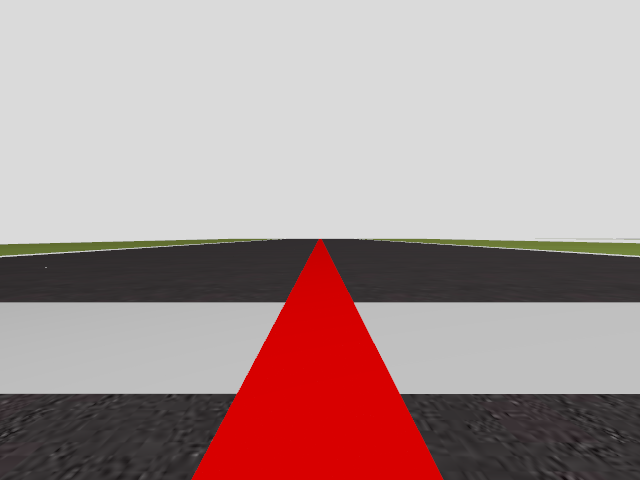
#> input picture runs/smoke-pose-worker/reset_0.png, 640 x 480 px
$ python -i core.py   (imports and definitions only)
#> lines starting #> are read from the running program, lines starting #| are printed output that depends on the picture; after the words box and inside, x2 and y2 are one past the last pixel; in counts of white or black regions, pixels touching at a corner belong together
#> further down, picture is the input picture: shape (480, 640, 3); mean B, G, R 151.7, 152.2, 174.4
"""Identical perception/action mapping for training and Academy inference."""
from dataclasses import asdict, dataclass
import json
from pathlib import Path

import cv2
import numpy as np


@dataclass(frozen=True)
class Config:
    camera_topic: str = "/f1/camera/image_raw"
    cmd_topic: str = "/f1/cmd_vel"
    world: str = "default"
    dt: float = 0.1
    speed: float = 0.5
    max_w: float = 1.0
    max_steps: int = 1000
    lost_limit: int = 3
    timeout: float = 15.0

    def __post_init__(self):
        for name in ("dt", "speed", "max_w", "timeout"):
            if not np.isfinite(getattr(self, name)) or getattr(self, name) <= 0:
                raise ValueError(f"{name} must be positive and finite")
        if self.max_steps < 1 or self.lost_limit < 1:
            raise ValueError("Episode limits must be positive")

    def save(self, path):
        Path(path).write_text(json.dumps(asdict(self), indent=2) + "\n")

    @classmethod
    def load(cls, path):
        return cls(**json.loads(Path(path).read_text()))


def perceive(bgr):
    """Return three horizontal offsets and visibility flags, far to near.

    Offsets are image-space proxies, not metric cross-track errors. Select the
    largest red component in each strip to reduce sensitivity to small specks.
    """
    if bgr is None or bgr.ndim != 3 or bgr.shape[2] != 3 or bgr.dtype != np.uint8:
        raise ValueError("Expected a uint8 HxWx3 BGR frame")
    height, width = bgr.shape[:2]
#> height = 480; width = 640
    if height < 20 or width < 20:
        raise ValueError("Camera frame is too small")
    hsv = cv2.cvtColor(bgr, cv2.COLOR_BGR2HSV)
#> hsv: shape (480, 640, 3); mean H, S, V 35.5, 31.4, 174.5
    mask = cv2.inRange(hsv, (0, 90, 60), (12, 255, 255)) | cv2.inRange(
        hsv, (168, 90, 60), (179, 255, 255)
    )
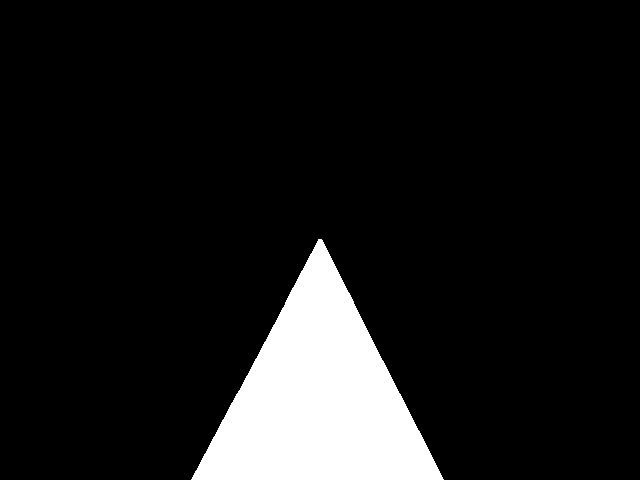
#> mask: shape (480, 640); 10% white; 1 white region, box (x1, y1, x2, y2) and area: (191, 239, 444, 480) 30786
    offsets = np.zeros(3, np.float32)
    visible = np.zeros(3, np.float32)
    half = max(2, int(height * 0.02))
#> half = 9
    for i, fraction in enumerate((0.55, 0.70, 0.85)):
        row = int(height * fraction)
        strip = mask[max(0, row-half):min(height, row+half+1)]
        count, _, stats, centers = cv2.connectedComponentsWithStats(strip)
        if count > 1:
            component = 1 + np.argmax(stats[1:, cv2.CC_STAT_AREA])
            if stats[component, cv2.CC_STAT_AREA] >= max(5, int(strip.size * 0.002)):
                offsets[i] = 2 * centers[component, 0] / (width - 1) - 1
                visible[i] = 1
#> this loop made 3 passes
#> (stats, centers) on passes 1 to 3: ([[0, 0, 640, 19, 11598], [300, 0, 39, 19, 562]], [[319.5, 8.95], [319.4, 10.04]]), ([[0, 0, 640, 19, 10201], [263, 0, 112, 19, 1959]], [[319.7, 8.94], [318.7, 9.3]]), ([[0, 0, 640, 19, 8761], [224, 0, 188, 19, 3399]], [[320.2, 8.93], [317.8, 9.17]])
#> after the loop, offsets = [-0.000212, -0.00257, -0.00536]; visible = [1, 1, 1]
    return np.concatenate((offsets, visible)).astype(np.float32), mask


def observation(bgr, previous_action):
    features, _ = perceive(bgr)
    return np.append(features, np.float32(previous_action)).astype(np.float32)


def steering(action, config):
    value = np.asarray(action, dtype=np.float32)
    if value.shape != (1,) or not np.isfinite(value).all():
        raise ValueError("Action must have shape (1,) and a finite value")
    normalized = float(np.clip(value[0], -1, 1))
    return normalized, normalized * config.max_w


class PDController:
    """Camera feature baseline. Positive image error needs right (negative yaw)."""
    def __init__(self, config):
        self.config = config
        self.previous = None

    def __call__(self, obs):
        if not obs[5]:
            return np.array([0], np.float32)
        error = float(obs[2])
        if obs[3]:
            error = 0.4 * error + 0.6 * float(obs[0])
        derivative = 0 if self.previous is None else (error-self.previous)/self.config.dt
        self.previous = error
        w = -1.8 * error - 0.05 * derivative
        return np.array([np.clip(w/self.config.max_w, -1, 1)], np.float32)

>>> import cv2
>>> picture = cv2.imread('../runs/smoke-pose-worker/reset_0.png')
>>> result = perceive(picture)
